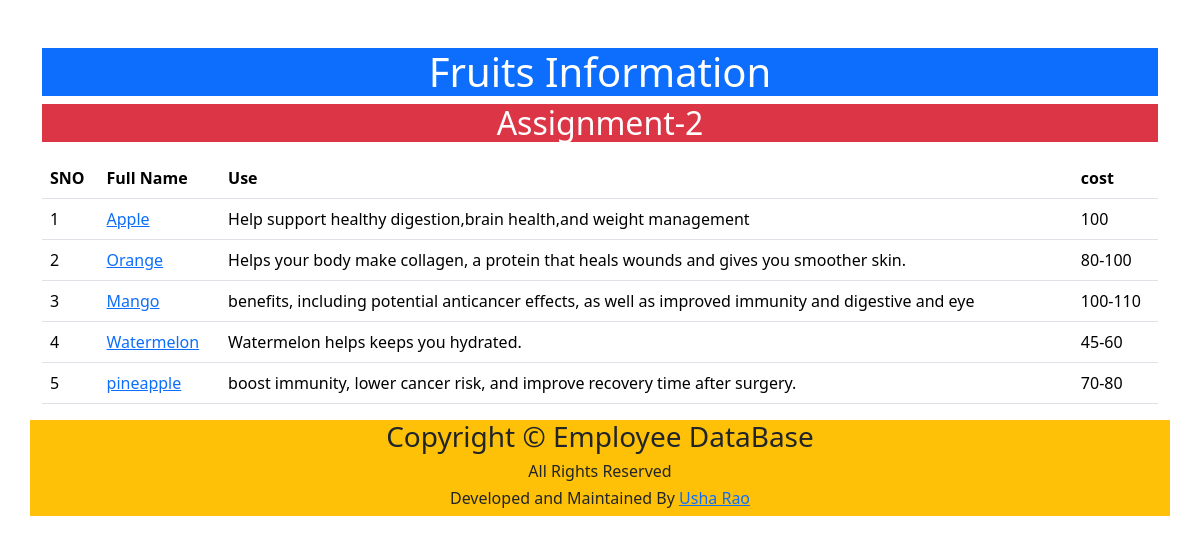
The page / on the database its author committed.
### info/models.py (models this page shows, shortened)
class Fruit(models.Model):
    full_name=models.CharField(max_length=100)
    photo=models.ImageField(upload_to='images')
    scientific_name=models.CharField(max_length=100)
    use=models.CharField(max_length=100)
    season=models.CharField(max_length=100)
    cost=models.CharField(max_length=10,blank=True)

### Fruit/views.py (the view)
# urls.py: 2. Add a URL to urlpatterns:  path('', views.home, name='home')
def home(request):
    fruits=Fruit.objects.all()
    context={
        'fruits':fruits,
    }
    return render(request,'home.html',context)

### templates/home.html (shortened to what this page needs)
<!DOCTYPE html>
<html lang="en">
<head>
    <link href="https://cdn.jsdelivr.net/npm/bootstrap@5.3.3/dist/css/bootstrap.min.css" rel="stylesheet">
</head>
<body>
    <div class="container mt-5">
        <h1 class="text-center text-white bg-primary">Fruits Information</h1>
        <h2 class="text-center text-white bg-danger">Assignment-2</h2>
        <table class="table table-hover mt-3">
            <thead>
                <tr>
                    <th>SNO</th>
                    <th>Full Name</th>
                    <th>Use</th>
                    <th>cost</th>
                </tr>
            </thead>
            <tbody>
                {% for x in fruits %}
                <tr>
                    <td>{{forloop.counter}}</td>
                    <td><a href="{% url 'fruit_detail' x.id %}">{{x.full_name}}</td>
                    <td>{{x.use}}</td>
                    <td>{{x.cost}}</td>
                </tr>
                {% endfor %}
            </tbody>
        </table>
    </div>
    <footer class="container text-center bg-warning">
        <div>
            <div class="row">
                <div class="col">
                    <h3>Copyright &copy Employee DataBase</h3>
                    <h6>All Rights Reserved</h6>
                    <h6>Developed and Maintained By <a href="#">Usha Rao</a></h6>
                </div>
            </div>
        </div>
    </footer>
</body>
</html>

### rows shown on the page
Fruit: full_name "Apple", use "Help support healthy digestion,brain health,and weight management", cost "100"
Fruit: full_name "Orange", use "Helps your body make collagen, a protein that heals wounds and gives you smoother skin.", cost "80-100"
Fruit: full_name "Mango", use "benefits, including potential anticancer effects, as well as improved immunity and digestive and eye", cost "100-110"
Fruit: full_name "Watermelon", use "Watermelon helps keeps you hydrated.", cost "45-60"
Fruit: full_name "pineapple", use "boost immunity, lower cancer risk, and improve recovery time after surgery.", cost "70-80"
